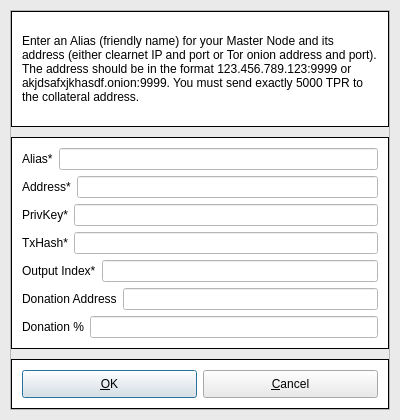
<?xml version="1.0" encoding="UTF-8"?>
<ui version="4.0">
 <class>AddEditAdrenalineNode</class>
 <widget class="QDialog" name="AddEditAdrenalineNode">
  <property name="geometry">
   <rect>
    <x>0</x>
    <y>0</y>
    <width>400</width>
    <height>420</height>
   </rect>
  </property>
  <property name="windowTitle">
   <string>Add/Edit Tripperpay Node</string>
  </property>
  <property name="styleSheet">
   <string notr="true">background-color: #eaeaea</string>
  </property>
  <property name="modal">
   <bool>true</bool>
  </property>
  <layout class="QVBoxLayout" name="verticalLayout">
   <property name="leftMargin">
    <number>10</number>
   </property>
   <property name="topMargin">
    <number>10</number>
   </property>
   <property name="rightMargin">
    <number>10</number>
   </property>
   <property name="bottomMargin">
    <number>10</number>
   </property>
   <item>
    <widget class="QFrame" name="frame">
     <property name="minimumSize">
      <size>
       <width>0</width>
       <height>100</height>
      </size>
     </property>
     <property name="frameShape">
      <enum>QFrame::StyledPanel</enum>
     </property>
     <property name="frameShadow">
      <enum>QFrame::Raised</enum>
     </property>
     <layout class="QVBoxLayout" name="verticalLayout_3">
      <property name="leftMargin">
       <number>0</number>
      </property>
      <property name="topMargin">
       <number>0</number>
      </property>
      <property name="rightMargin">
       <number>0</number>
      </property>
      <property name="bottomMargin">
       <number>0</number>
      </property>
      <item>
       <layout class="QVBoxLayout" name="verticalLayout_2">
        <property name="spacing">
         <number>10</number>
        </property>
        <item>
         <widget class="QFrame" name="frame_2">
          <property name="styleSheet">
           <string notr="true">#frame_2 {
    background-color: #fff;
    border: 1px solid black;
}</string>
          </property>
          <property name="frameShape">
           <enum>QFrame::StyledPanel</enum>
          </property>
          <property name="frameShadow">
           <enum>QFrame::Raised</enum>
          </property>
          <layout class="QHBoxLayout" name="horizontalLayout_10">
           <property name="leftMargin">
            <number>10</number>
           </property>
           <item>
            <widget class="QLabel" name="label_9">
             <property name="sizePolicy">
              <sizepolicy hsizetype="Preferred" vsizetype="Preferred">
               <horstretch>0</horstretch>
               <verstretch>0</verstretch>
              </sizepolicy>
             </property>
             <property name="styleSheet">
              <string notr="true">background-color: #fff</string>
             </property>
             <property name="text">
              <string>&lt;html&gt;&lt;head/&gt;&lt;body&gt;&lt;p&gt;Enter an Alias (friendly name) for your Master Node and its address (either clearnet IP and port or Tor onion address and port). The address should be in the format 123.456.789.123:9999 or akjdsafxjkhasdf.onion:9999. You must send exactly 5000 TPR to the collateral address.&lt;/p&gt;&lt;/body&gt;&lt;/html&gt;</string>
             </property>
             <property name="wordWrap">
              <bool>true</bool>
             </property>
            </widget>
           </item>
          </layout>
         </widget>
        </item>
        <item>
         <widget class="QFrame" name="frame_3">
          <property name="styleSheet">
           <string notr="true">#frame_3 {
    background-color: #fff;
    border: 1px solid black;
}</string>
          </property>
          <property name="frameShape">
           <enum>QFrame::StyledPanel</enum>
          </property>
          <property name="frameShadow">
           <enum>QFrame::Raised</enum>
          </property>
          <layout class="QVBoxLayout" name="verticalLayout_4">
           <property name="leftMargin">
            <number>10</number>
           </property>
           <property name="topMargin">
            <number>10</number>
           </property>
           <property name="rightMargin">
            <number>10</number>
           </property>
           <property name="bottomMargin">
            <number>10</number>
           </property>
           <item>
            <layout class="QHBoxLayout" name="horizontalLayout_4">
             <property name="bottomMargin">
              <number>0</number>
             </property>
             <item>
              <widget class="QLabel" name="label_4">
               <property name="styleSheet">
                <string notr="true">background-color: #fff</string>
               </property>
               <property name="text">
                <string>Alias*</string>
               </property>
              </widget>
             </item>
             <item>
              <widget class="QLineEdit" name="aliasLineEdit">
               <property name="styleSheet">
                <string notr="true">background-color: #fff</string>
               </property>
              </widget>
             </item>
            </layout>
           </item>
           <item>
            <layout class="QHBoxLayout" name="horizontalLayout_5">
             <property name="bottomMargin">
              <number>0</number>
             </property>
             <item>
              <widget class="QLabel" name="label_6">
               <property name="styleSheet">
                <string notr="true">background-color: #fff</string>
               </property>
               <property name="text">
                <string>Address*</string>
               </property>
              </widget>
             </item>
             <item>
              <widget class="QLineEdit" name="addressLineEdit">
               <property name="styleSheet">
                <string notr="true">background-color: #fff</string>
               </property>
              </widget>
             </item>
            </layout>
           </item>
           <item>
            <layout class="QHBoxLayout" name="horizontalLayout_3">
             <property name="bottomMargin">
              <number>0</number>
             </property>
             <item>
              <widget class="QLabel" name="label_5">
               <property name="styleSheet">
                <string notr="true">background-color: #fff</string>
               </property>
               <property name="text">
                <string>PrivKey*</string>
               </property>
              </widget>
             </item>
             <item>
              <widget class="QLineEdit" name="privkeyLineEdit">
               <property name="styleSheet">
                <string notr="true">background-color: #fff</string>
               </property>
              </widget>
             </item>
            </layout>
           </item>
           <item>
            <layout class="QHBoxLayout" name="horizontalLayout_2">
             <property name="bottomMargin">
              <number>0</number>
             </property>
             <item>
              <widget class="QLabel" name="label_2">
               <property name="styleSheet">
                <string notr="true">background-color: #fff</string>
               </property>
               <property name="text">
                <string>TxHash*</string>
               </property>
              </widget>
             </item>
             <item>
              <widget class="QLineEdit" name="txhashLineEdit">
               <property name="styleSheet">
                <string notr="true">background-color: #fff</string>
               </property>
              </widget>
             </item>
            </layout>
           </item>
           <item>
            <layout class="QHBoxLayout" name="horizontalLayout_8">
             <property name="bottomMargin">
              <number>0</number>
             </property>
             <item>
              <widget class="QLabel" name="label_8">
               <property name="styleSheet">
                <string notr="true">background-color: #fff</string>
               </property>
               <property name="text">
                <string>Output Index*</string>
               </property>
              </widget>
             </item>
             <item>
              <widget class="QLineEdit" name="outputindexLineEdit">
               <property name="styleSheet">
                <string notr="true">background-color: #fff</string>
               </property>
              </widget>
             </item>
            </layout>
           </item>
           <item>
            <layout class="QHBoxLayout" name="horizontalLayout_6">
             <property name="bottomMargin">
              <number>0</number>
             </property>
             <item>
              <widget class="QLabel" name="label_3">
               <property name="styleSheet">
                <string notr="true">background-color: #fff</string>
               </property>
               <property name="text">
                <string>Donation Address</string>
               </property>
              </widget>
             </item>
             <item>
              <widget class="QLineEdit" name="donationaddressLineEdit">
               <property name="styleSheet">
                <string notr="true">background-color: #fff</string>
               </property>
              </widget>
             </item>
            </layout>
           </item>
           <item>
            <layout class="QHBoxLayout" name="horizontalLayout_7">
             <property name="bottomMargin">
              <number>0</number>
             </property>
             <item>
              <widget class="QLabel" name="label_7">
               <property name="styleSheet">
                <string notr="true">background-color: #fff</string>
               </property>
               <property name="text">
                <string>Donation %</string>
               </property>
              </widget>
             </item>
             <item>
              <widget class="QLineEdit" name="donationpercentageLineEdit">
               <property name="styleSheet">
                <string notr="true">background-color: #fff</string>
               </property>
              </widget>
             </item>
            </layout>
           </item>
          </layout>
         </widget>
        </item>
        <item>
         <widget class="QFrame" name="frame_4">
          <property name="maximumSize">
           <size>
            <width>16777215</width>
            <height>50</height>
           </size>
          </property>
          <property name="styleSheet">
           <string notr="true">#frame_4 {
    background-color: #fff;
    border: 1px solid black;
}</string>
          </property>
          <property name="frameShape">
           <enum>QFrame::StyledPanel</enum>
          </property>
          <property name="frameShadow">
           <enum>QFrame::Raised</enum>
          </property>
          <layout class="QHBoxLayout" name="horizontalLayout_11">
           <property name="leftMargin">
            <number>10</number>
           </property>
           <property name="topMargin">
            <number>10</number>
           </property>
           <property name="rightMargin">
            <number>10</number>
           </property>
           <property name="bottomMargin">
            <number>10</number>
           </property>
           <item>
            <layout class="QHBoxLayout" name="horizontalLayout_Buttons">
             <item>
              <widget class="QPushButton" name="okButton">
               <property name="sizePolicy">
                <sizepolicy hsizetype="Preferred" vsizetype="Preferred">
                 <horstretch>0</horstretch>
                 <verstretch>0</verstretch>
                </sizepolicy>
               </property>
               <property name="text">
                <string>&amp;OK</string>
               </property>
              </widget>
             </item>
             <item>
              <widget class="QPushButton" name="cancelButton">
               <property name="sizePolicy">
                <sizepolicy hsizetype="Preferred" vsizetype="Preferred">
                 <horstretch>0</horstretch>
                 <verstretch>0</verstretch>
                </sizepolicy>
               </property>
               <property name="text">
                <string>&amp;Cancel</string>
               </property>
               <property name="autoDefault">
                <bool>false</bool>
               </property>
              </widget>
             </item>
            </layout>
           </item>
          </layout>
         </widget>
        </item>
       </layout>
      </item>
     </layout>
    </widget>
   </item>
  </layout>
 </widget>
 <resources/>
 <connections/>
</ui>
